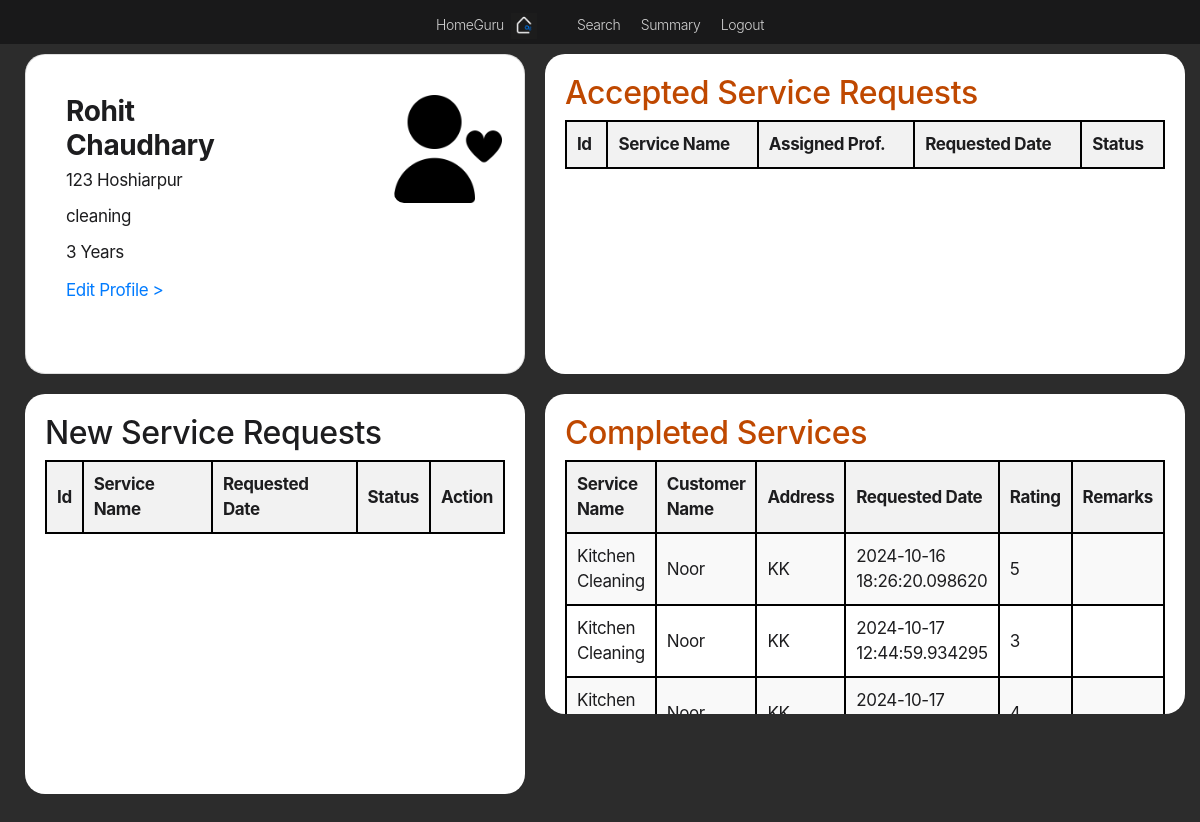
Page / (signed in) on the earlier database version.
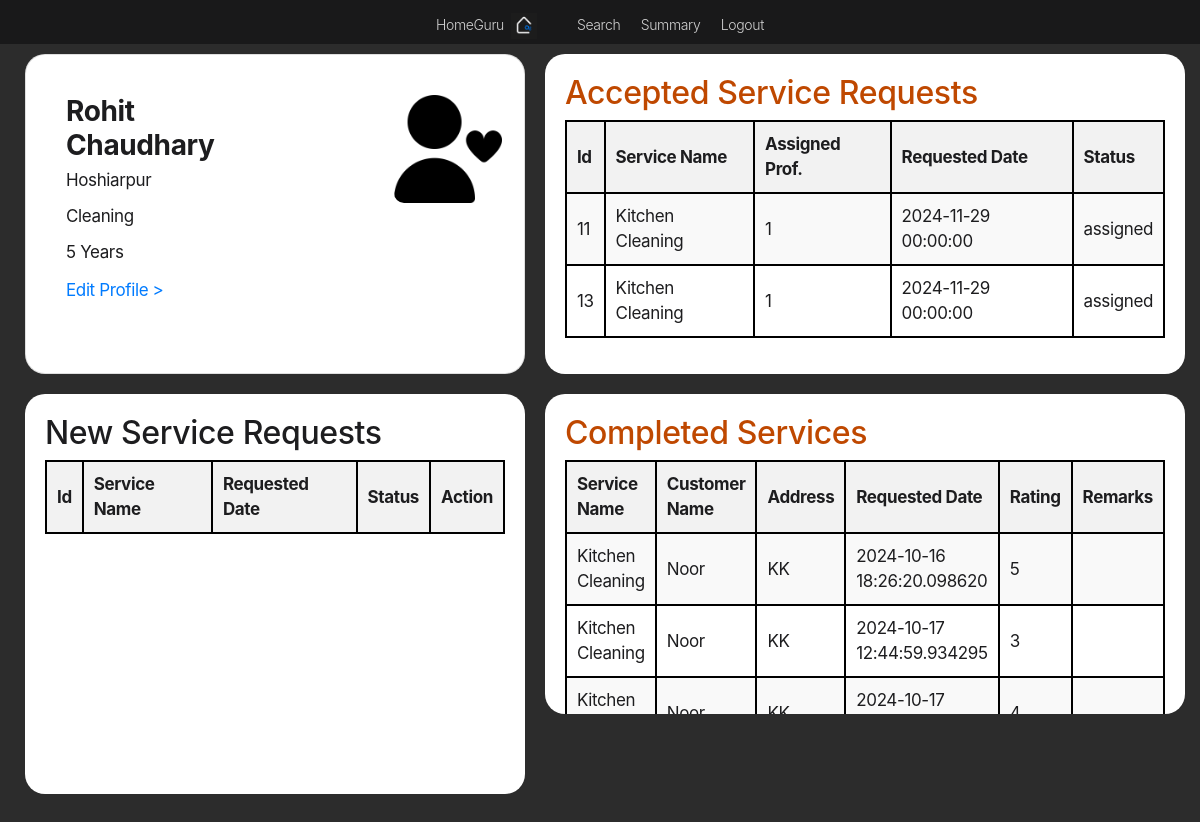
Same page on the later database version.
### Website/models.py (models this page shows, shortened)
class Professional(db.Model, UserMixin):
    __tablename__ = 'Professional'
    id = db.Column(db.Integer, primary_key=True)
    email = db.Column(db.String(150), unique=True, nullable=False)
    password = db.Column(db.String(150), nullable=False)
    name = db.Column(db.String(40), nullable=False)
    address = db.Column(db.String(255))
    pincode = db.Column(db.String(10))
    experience = db.Column(db.Integer)
    service_type = db.Column(db.String(50), nullable=False)
    date_created = db.Column(db.DateTime, default=datetime.utcnow)

class Review(db.Model):
    __tablename__ = 'review'
    id = db.Column(db.Integer, primary_key=True)
    customer_id = db.Column(db.Integer, db.ForeignKey('Customer.id'), nullable=False)
    service_request_id = db.Column(db.Integer, db.ForeignKey('service_request.id'), nullable=False)
    rating = db.Column(db.Integer, nullable=False)  # e.g. 1 to 5 stars
    comment = db.Column(db.Text, nullable=True)
    date_created = db.Column(db.DateTime, default=datetime.utcnow)
    customer = db.relationship('Customer', backref='reviews')
    service_request = db.relationship('ServiceRequest', backref='reviews')

class Service(db.Model):
    __tablename__ = 'service'
    id = db.Column(db.Integer, primary_key=True)
    name = db.Column(db.String(100), nullable=False)
    type = db.Column(db.String(50), nullable=False)
    price = db.Column(db.Float, nullable=False)
    time_required = db.Column(db.String(50), nullable=True)  # e.g. "2 hours"
    description = db.Column(db.Text, nullable=True)

class Customer(db.Model, UserMixin):
    __tablename__ = 'Customer'
    id = db.Column(db.Integer, primary_key=True)
    email = db.Column(db.String(150), unique=True, nullable=False)
    password = db.Column(db.String(150), nullable=False)
    name = db.Column(db.String(40), nullable=False)
    address = db.Column(db.String(255), nullable=True)
    pincode = db.Column(db.String(10), nullable=True)
    date_created = db.Column(db.DateTime, default=datetime.utcnow)

class ServiceRequest(db.Model):
    __tablename__ = 'service_request'
    id = db.Column(db.Integer, primary_key=True)
    service_id = db.Column(db.Integer, db.ForeignKey('service.id'), nullable=False)
    customer_id = db.Column(db.Integer, db.ForeignKey('Customer.id'), nullable=False)
    professional_id = db.Column(db.Integer, db.ForeignKey('Professional.id'), nullable=True)  # Optional until assigned
    date_of_request = db.Column(db.DateTime, default=datetime.utcnow)
    date_of_completion = db.Column(db.DateTime, nullable=True)
    service_status = db.Column(db.Enum('requested', 'assigned', 'closed'), default='requested')
    remarks = db.Column(db.Text, nullable=True)
    service = db.relationship('Service', backref='service_requests')
    customer = db.relationship('Customer', foreign_keys=[customer_id])
    professional = db.relationship('Professional', foreign_keys=[professional_id])

### Website/views.py (the view)
@views.route('/', methods=['GET', 'POST'])
@login_required
def home():
    professionals = Professional.query.all()
    services = Service.query.all()
    service_requests = ServiceRequest.query.all()
    service_types = {service.type for service in services}
    reviews = Review.query.all()
    if isinstance(current_user, Admin):
        return redirect(url_for('admin.admin_dashboard'))
    elif isinstance(current_user, Customer):
        return render_template('home.html', user=current_user, services=services, service_requests=service_requests, service_types=service_types)
    elif isinstance(current_user, Professional):
        return render_template('home-professional.html', user=current_user, services=services, service_requests=service_requests, reviews=reviews)
    else:
        return redirect(url_for('auth.login'))

### Website/templates/home-professional.html (shortened to what this page needs)
{% extends 'base.html' %}
{% block stylesheet %}
    <link rel="stylesheet" href="{{ url_for('static', filename='style-professional.css')}}">
{% endblock %}
{% block content %}
<div class="content">
    <div class="row">
        <div class="left">
            <div class="card block">
                <div class="sub-card">
                    <h3><b> {{ user.name }} </b></h3>
                    <p>{{ user.address }}</p>
                    <p>{{ user.service_type }}</p>
                    <p>{{ user.experience }} Years</p>
                    <a id="pendingLink" href="javascript:void(0);" onclick="openEditProfilePopup()">Edit Profile ></a>
                </div>
                <div class="sub-card">
                    <img src="{{ url_for('static', filename='user.png') }}" alt="profile"
                    style="height: 100%; border-radius: 10px; margin-left: 50%;">
                </div>
            </div>
            <div class="card-bottom-left block">
                <h3><span style="font-size: 32px;">New Service Requests</span></h3>
                <div class="classes" >
                    <table>
                        <tr>
                            <th>Id</td>
                            <th>Service Name</th>
                            <th>Requested Date</th>
                            <th>Status</th>
                            <th>Action</th>
                        </tr>
                    </table>
                </div>
            </div>
        </div>
        <div class="right">
            <div class="card-top-right block">
                <h3>
                    <span style="font-size: 32px; color:#bf4800;">Accepted Service Requests</span>
                </h3>
                <div class="classes" >
                    <table>
                        <tr>
                            <th>Id</td>
                            <th>Service Name</th>
                            <th>Assigned Prof.</th>
                            <th>Requested Date</th>
                            <th>Status</th>
                        </tr>
                        {% for service_req in service_requests %}
                            {% if service_req.service.type|lower == current_user.service_type|lower and service_req.service_status == 'assigned' %}
                                <tr>
                                    <td><span>{{ service_req.id }}</span></td>
                                    <td><span>{{ service_req.service.name }}</span></td>
                                    <td><span>{{ service_req.professional_id }}</span></td>
                                    <td><span>{{ service_req.date_of_request }}</span></td>
                                    <td><span>{{ service_req.service_status }}</span></td>
                                </tr>
                            {% endif %}
                        {% endfor %}
                    </table>
                </div>
            </div>
            <div class="card-bottom-right block">
                <h3>
                    <span style="font-size: 32px; color:#bf4800;">Completed Services</span>
                </h3>
                <div class="classes" >
                    <table>
                        <tr>
                            <th>Service Name</th>
                            <th>Customer Name</td>
                            <th>Address</th>
                            <th>Requested Date</th>
                            <th>Rating</th>
                            <th>Remarks</th>
                        </tr>
                        {% for review in reviews %}
                            {% if review.service_request.professional_id == current_user.id and review.service_request.service_status == 'closed' %}
                                <tr>
                                    <td><span>{{ review.service_request.service.name }}</span></td>
                                    <td><span>{{ review.customer.name }}</span></td>
                                    <td><span>{{ review.customer.address }}</span></td>
                                    <td><span>{{ review.date_created }}</span></td>
                                    <td><span>{{ review.rating }}</span></td>
                                    <td></td>
                                </tr>
                            {% endif %}
                        {% endfor %}
                    </table>
                </div>
            </div>
        </div>
    </div>
</div>
{% endblock %}

### Website/templates/base.html (shortened to what this page needs)
<!DOCTYPE html>
<html>
    <head>
        <link
      rel="stylesheet"
      href="https://stackpath.bootstrapcdn.com/bootstrap/4.4.1/css/bootstrap.min.css"
        />
        <link rel="stylesheet" href="{{ url_for('static', filename='style.css')}}">
        <link
        rel="stylesheet"
        href="https://stackpath.bootstrapcdn.com/font-awesome/4.7.0/css/font-awesome.min.css"
        />
        {% block stylesheet %}  {% endblock %}
    </head>
    <body>
        {% block nav %}
        <div class="nav">
          <div class="nav-content">
            <a href="/" style="margin-right: 25px;"> HomeGuru <img src="{{ url_for('static',filename='logo.ico') }}" style="width: 32px; height: 32px; padding: 3px;"></a>
            {% if user %}
              <a href="/search">Search</a>
              <a href="/summary">Summary</a>
              <a href="/logout">Logout</a>
            {% endif %}
          </div>
        </div>
        {% endblock %}
        {% block content %}
        {% endblock %}
    </body>
</html>

### Website/Static/style.css (style rules this page uses)
:root { --nav-bg: rgb(22,22,23,0.8); --white: #f5f5f7; --bg: #f5f5f8; --dark-bg: #2c2c2c; --dark-box: #1c1c1c; --beinge-white: rgb(216,216,220); --gray: rgb(99,99,102) ; --blue: #0071e3; --orange: #bf4800; --red: rgb(215,0,21); --success: rgb(48,219,91); --yellow: rgb(255,214,10); --nav-color: rgba(255, 255, 255, .8); --nav-color-secondary: #E8E8ED; --nav-color-hover: #FFFFFF; --main-white: #ffffff; }
body { background-color: var(--dark-bg); font-size: 17px; line-height: 1.47059; font-weight: 400; letter-spacing: -0.022em; font-family: "SF Pro Text", "SF Pro Icons", "AOS Icons", "Helvetica Neue", Helvetica, Arial, sans-serif; color: rgb(29, 29, 31); font-style: normal; overflow: hidden; }
.nav { margin: 0; padding: 0; top:0; height:44px; width: 100%; background-color: var(--nav-bg); backdrop-filter: saturate(180%) blur(20px); position: fixed; z-index: 10; }
.nav-content { align-items: center; margin: auto; height: 40px; }
.nav a { display: inline-block; color: var(--nav-color); padding: 0; margin: 8px; font-size: 14px; font-weight: 300; text-decoration: none; border-radius: 6px; font-family: SF Pro Text, SF Pro Icons, Helvetica Neue, Helvetica, Arial, sans-serif; }
.content { background-color: var(--dark-bg); overflow: hidden; margin-top:54px; }
.row { display: grid; grid-template-columns: 4fr 2fr; grid-gap: 20px; gap: 20px; width: 100%; }
.left , .right { height: 100vh; }
.card { height: 40%; background-color: var(--main-white); margin-left: 40px; padding: 20px; border-radius: 20px; display: grid; grid-template-columns: 1fr 1fr; grid-gap: 20px; }
.sub-card { height: 50%; padding: 20px; }
.card-bottom-left { background-color: var(--main-white); height: 50%; margin-top: 20px; margin-left: 40px; padding: 20px; border-radius: 20px; scrollbar-color: var(--dark-box) var(--beinge-white); scrollbar-width: none ; overflow-y: auto; }
.card-top-right { background-color: var(--main-white); padding: 20px; height: 50%; min-height: 40%; border-radius: 20px; scrollbar-color: var(--dark-box) var(--beinge-white); scrollbar-width: none ; overflow-y: auto; }
.card-bottom-right { background-color: var(--main-white); height: 40%; margin-top: 20px; padding: 20px; border-radius: 20px; overflow: auto; scrollbar-width: none; }
table { border-collapse: collapse; width: 100%; }
th, td { border: 2px solid black; padding: 10px; text-align: left; }
th { background-color: #f2f2f2; }
tr:nth-child(even) { background-color: #f9f9f9; }
p { font-size: 17px; line-height: 1.17648; font-weight: 400; letter-spacing: -.022em; }

### Website/Static/style-professional.css (style rules this page uses)
.card-top-right, .card-bottom-right { height: 40%; }

Differences in the rows shown:
changed Professional "Rohit Chaudhary": address "123 Hoshiarpur" → "Hoshiarpur"; service_type "cleaning" → "Cleaning"; experience "3" → "5"
added ServiceRequest: id "11", service.name "Kitchen Cleaning", professional_id "1", date_of_request "2024-11-29 00:00:00", service_status "assigned"
added ServiceRequest: id "13", service.name "Kitchen Cleaning", professional_id "1", date_of_request "2024-11-29 00:00:00", service_status "assigned"
